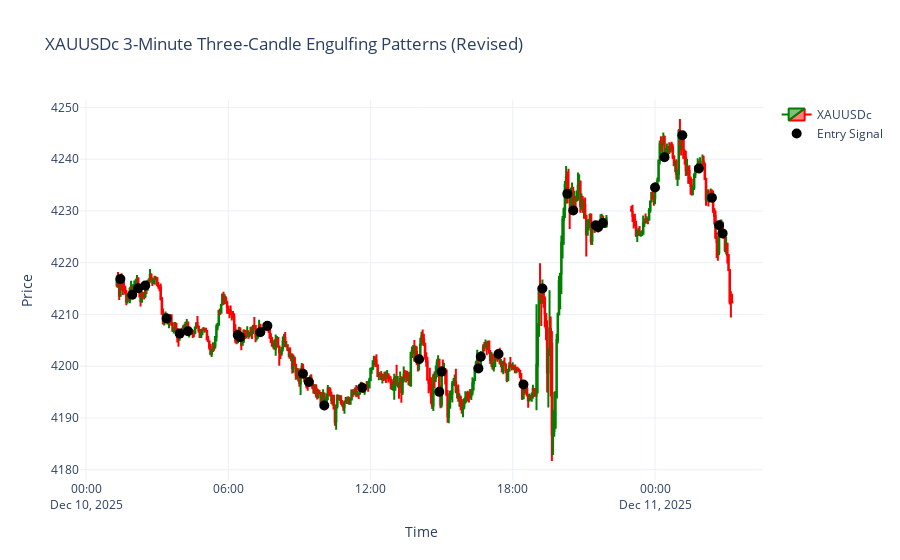

The notebook cell this image was saved under:
### Code cell
import MetaTrader5 as mt5
import pandas as pd
from datetime import datetime
import plotly.graph_objects as go

# -------------------------
# 1. Initialize MT5
# -------------------------
if not mt5.initialize():
    print("MT5 initialization failed")
    mt5.shutdown()
    exit()

# -------------------------
# 2. Fetch XAUUSDc 3-minute data
# -------------------------
symbol = "XAUUSDc"
timeframe = mt5.TIMEFRAME_M3  # 3-minute candles
num_bars = 500

rates = mt5.copy_rates_from_pos(symbol, timeframe, 0, num_bars)
if rates is None:
    print("Failed to fetch data")
    mt5.shutdown()
    exit()

# Convert to DataFrame
df = pd.DataFrame(rates)
df['time'] = pd.to_datetime(df['time'], unit='s')

# -------------------------
# 3. Identify bullish and bearish patterns
# -------------------------
signals = []

for i in range(2, len(df)):
    pos0 = df.iloc[i]     # Current candle
    pos1 = df.iloc[i-1]   # Previous candle
    pos2 = df.iloc[i-2]   # Candle before previous

    # ---------- Bearish Pattern ----------
    # Position 0 bearish, pos1 bullish, pos2 bullish
    # Close of pos0 < open of pos1
    # High of pos1 > highs of pos0 and pos2
    if (pos0['close'] < pos0['open']) and (pos1['close'] > pos1['open']) and (pos2['close'] > pos2['open']):
        if (pos0['close'] < pos1['open']) and (pos1['high'] > pos0['high']) and (pos1['high'] > pos2['high']):
            signals.append({
                'time': pos0['time'],
                'price': pos0['close'],
                'type': 'bearish'
            })

    # ---------- Bullish Pattern ----------
    # Position 0 bullish, pos1 bearish, pos2 bearish
    # Close of pos0 > open of pos1
    # Low of pos1 < lows of pos0 and pos2
    if (pos0['close'] > pos0['open']) and (pos1['close'] < pos1['open']) and (pos2['close'] < pos2['open']):
        if (pos0['close'] > pos1['open']) and (pos1['low'] < pos0['low']) and (pos1['low'] < pos2['low']):
            signals.append({
                'time': pos0['time'],
                'price': pos0['close'],
                'type': 'bullish'
            })

# -------------------------
# 4. Plot candlestick chart
# -------------------------
fig = go.Figure(data=[go.Candlestick(
    x=df['time'],
    open=df['open'],
    high=df['high'],
    low=df['low'],
    close=df['close'],
    increasing_line_color='green',
    decreasing_line_color='red',
    name='XAUUSDc'
)])

# Add entry signals as black circles
if signals:
    signals_df = pd.DataFrame(signals)
    fig.add_trace(go.Scatter(
        x=signals_df['time'],
        y=signals_df['price'],
        mode='markers',
        marker=dict(symbol='circle', color='black', size=10),
        name='Entry Signal'
    ))

# White theme layout
fig.update_layout(
    title='XAUUSDc 3-Minute Three-Candle Engulfing Patterns (Revised)',
    xaxis_title='Time',
    yaxis_title='Price',
    xaxis_rangeslider_visible=False,
    template='plotly_white'
)

fig.show()

# -------------------------
# 5. Shutdown MT5
# -------------------------
mt5.shutdown()

### Figure 1 — Plotly figure (JSON) as saved in the notebook; plotly's stock layout.template omitted (floating-point values rounded to 4 significant figures; data arrays with more than 128 entries replaced by an {"elided": "..."} marker saying what was removed)
{"data": [{"close": {"elided": "500 float values"}, "decreasing": {"line": {"color": "red"}}, "high": {"elided": "500 float values"}, "increasing": {"line": {"color": "green"}}, "low": {"elided": "500 float values"}, "name": "XAUUSDc", "open": {"elided": "500 float values"}, "type": "candlestick", "x": {"elided": "500 str values"}}, {"marker": {"color": "black", "size": 10, "symbol": "circle"}, "mode": "markers", "name": "Entry Signal", "type": "scatter", "x": ["2025-12-10T01:27:00.000000000", "2025-12-10T01:57:00.000000000", "2025-12-10T02:12:00.000000000", "2025-12-10T02:30:00.000000000", "2025-12-10T03:24:00.000000000", "2025-12-10T03:57:00.000000000", "2025-12-10T04:18:00.000000000", "2025-12-10T06:24:00.000000000", "2025-12-10T06:30:00.000000000", "2025-12-10T07:21:00.000000000", "2025-12-10T07:39:00.000000000", "2025-12-10T09:09:00.000000000", "2025-12-10T09:24:00.000000000", "2025-12-10T10:03:00.000000000", "2025-12-10T11:39:00.000000000", "2025-12-10T14:03:00.000000000", "2025-12-10T14:54:00.000000000", "2025-12-10T15:00:00.000000000", "2025-12-10T16:33:00.000000000", "2025-12-10T16:39:00.000000000", "2025-12-10T17:24:00.000000000", "2025-12-10T18:27:00.000000000", "2025-12-10T19:15:00.000000000", "2025-12-10T20:18:00.000000000", "2025-12-10T20:33:00.000000000", "2025-12-10T21:30:00.000000000", "2025-12-10T21:36:00.000000000", "2025-12-10T21:48:00.000000000", "2025-12-11T00:00:00.000000000", "2025-12-11T00:24:00.000000000", "2025-12-11T01:09:00.000000000", "2025-12-11T01:51:00.000000000", "2025-12-11T02:24:00.000000000", "2025-12-11T02:42:00.000000000", "2025-12-11T02:51:00.000000000"], "y": [4217.0, 4214.0, 4215.0, 4216.0, 4209.0, 4206.0, 4207.0, 4206.0, 4206.0, 4207.0, 4208.0, 4199.0, 4197.0, 4192.0, 4196.0, 4201.0, 4195.0, 4199.0, 4200.0, 4202.0, 4202.0, 4196.0, 4215.0, 4233.0, 4230.0, 4227.0, 4227.0, 4228.0, 4235.0, 4240.0, 4245.0, 4238.0, 4233.0, 4227.0, 4226.0]}], "layout": {"title": {"text": "XAUUSDc 3-Minute Three-Candle Engulfing Patterns (Revised)"}, "xaxis": {"rangeslider": {"visible": false}, "title": {"text": "Time"}}, "yaxis": {"title": {"text": "Price"}}}}
